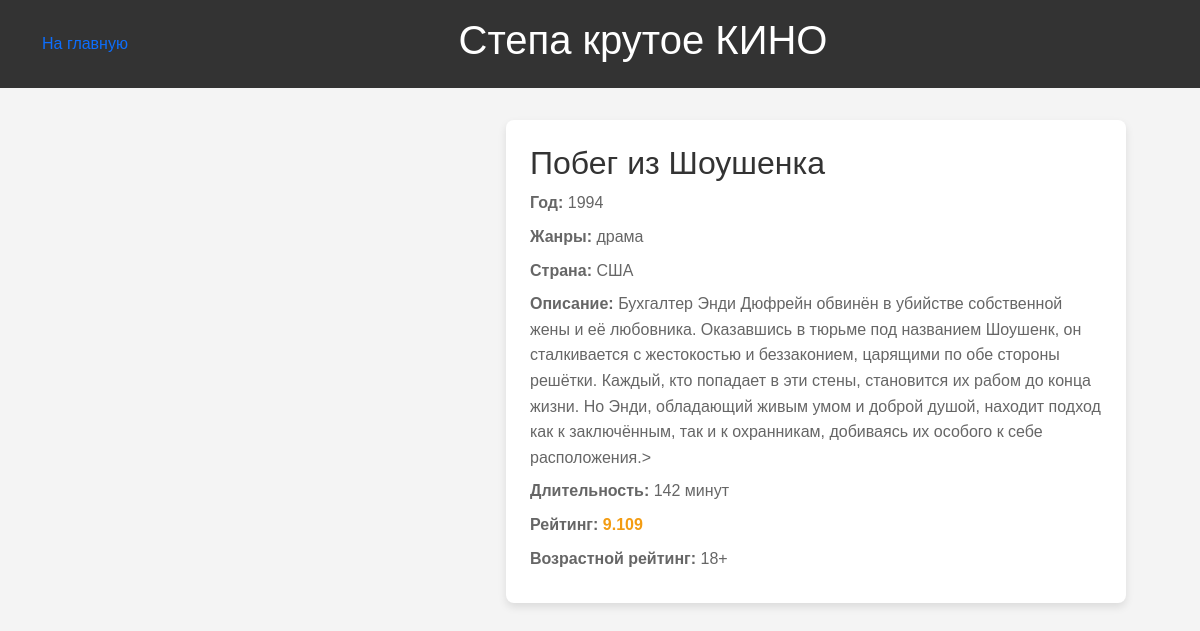
/films/4, run on the app's committed database.
### tables this page shows
CREATE TABLE movie (
	id INTEGER NOT NULL, 
	title VARCHAR NOT NULL, 
	year INTEGER NOT NULL, 
	genres VARCHAR NOT NULL, 
	country VARCHAR NOT NULL, 
	description TEXT NOT NULL, 
	duration INTEGER NOT NULL, 
	rating FLOAT NOT NULL, 
	age_rating INTEGER NOT NULL, 
	poster TEXT NOT NULL, 
	PRIMARY KEY (id)
);

### main.py (the view)
@app.route("/films/<int:film_id>")
def film_page(film_id):
    film = get_film(film_id)
    return render_template("film.html", film = film)

### main.py (called while the page is built)
def get_film(film_id):
    con = sqlite3.connect(db_name)
    SQL = """

        SELECT * FROM movie
        where id = ?
    """
    q = con.execute(SQL, [film_id])
    data = q.fetchone()
    return Movie(*data)

### templates/film.html (shortened to what this page needs)
{% extends "base.html" %}
{% block content %}
<div class="movie-page">
    <div class="movie-info-film">
      <h1>
        {{ film.title }}
      </h1>
      <p>
        <strong>Год:</strong>
        {{ film.year }}
      </p>
      <p>
        <strong>Жанры:</strong>
        {{ film.genres }}
      </p>
      <p>
        <strong>Страна:</strong>
        {{ film.country }}
      </p>
      <p>
        <strong>Описание:</strong>
        {{ film.description }}>
      </p>
      <p>
        <strong>Длительность:</strong>
        {{ film.duration }} минут
      </p>
      <p>
        <strong>Рейтинг:</strong>
        <span class="highlight">
          {{ film.rating }}
          </span>
      </p>
      <p>
        <strong>Возрастной рейтинг:</strong>
        {{ film.age_rating }}+
      </p>
    </div>
  </div>
</body>
</html>
{% endblock %}

### templates/base.html (style rules this page uses)
* { padding: 0; margin: 0; box-sizing: border-box; text-decoration: none; }
body { font-family: Arial, sans-serif; margin: 0; padding: 0; background-color: #f4f4f4; padding-bottom: 100px; }
.movie-info-film { flex: 2; background: #fff; padding: 1.5rem; border-radius: 8px; box-shadow: 0 4px 8px rgba(0, 0, 0, 0.1); }
.movie-info-film h1 { margin-top: 0; font-size: 2rem; color: #333; }
.movie-info-film p { margin: 0.5rem 0; line-height: 1.6; color: #666; }
.movie-info-film .highlight { font-weight: bold; color: #f39c12; }
.movie-page { display: flex; flex-wrap: wrap; justify-content: center; align-items: flex-start; gap: 2rem; padding: 2rem; max-width: 1200px; margin: 0 auto; }

### data on the page
movie: title "Побег из Шоушенка", year "1994", genres "драма", country "США", description "Бухгалтер Энди Дюфрейн обвинён в убийстве собственной жены и её любовника. Оказавшись в тюрьме под названием Шоушенк, он сталкивается с жестокостью и беззаконием, царящими по обе стороны решётки. Каждый, кто попадает в эти стены, становится их рабом до конца жизни. Но Энди, обладающий живым умом и доброй душой, находит подход как к заключённым, так и к охранникам, добиваясь их особого к себе расположения.", duration "142", rating "9.109", age_rating "18"
